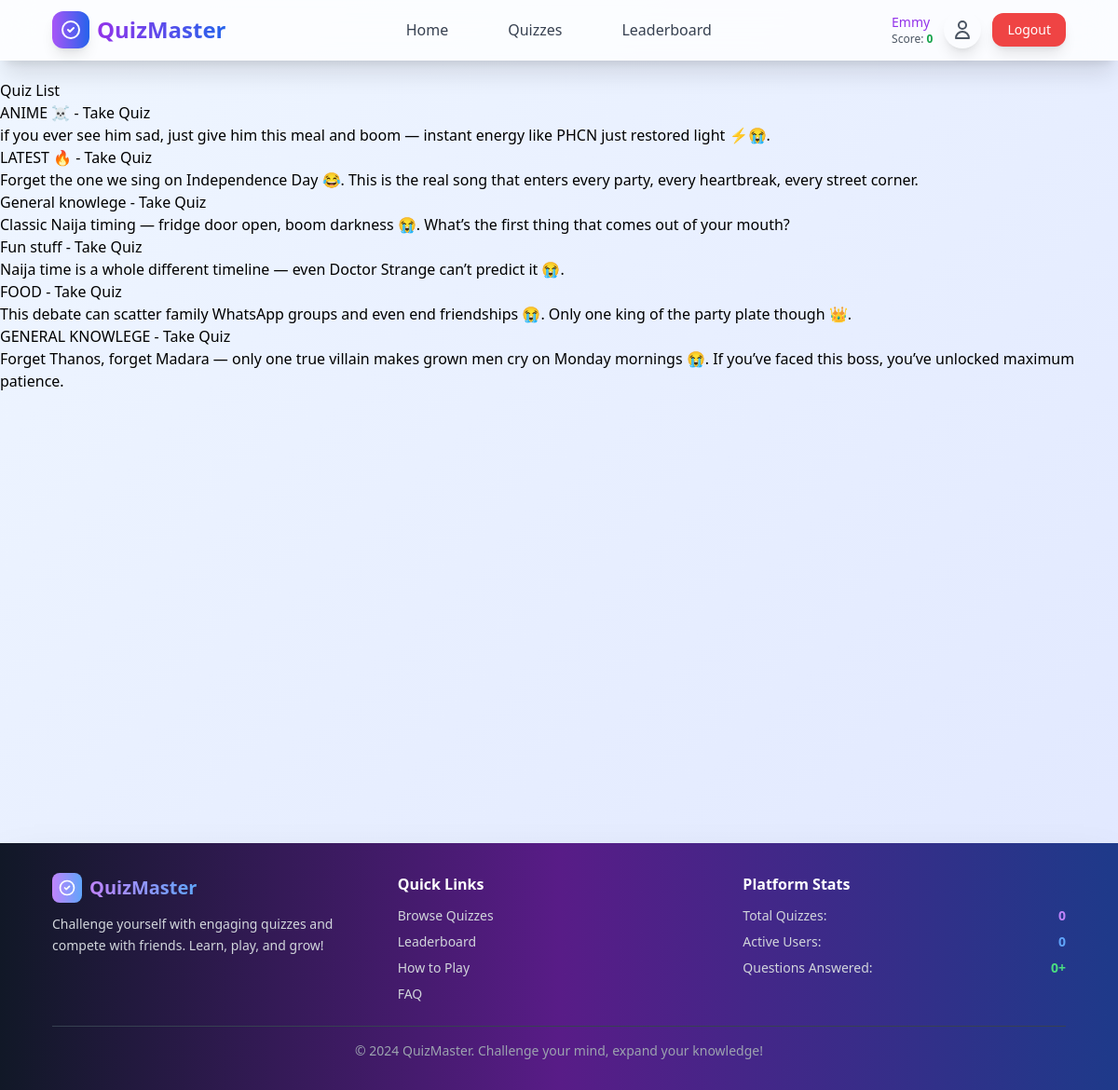
The app's page /quiz/ (signed in) with its own data.
### quizApp/models.py (models this page shows, shortened)
class Quiz(models.Model):
    title = models.CharField(max_length=200)
    description = models.TextField(blank=True)
    created_at = models.DateTimeField(auto_now_add=True)

### quizApp/views.py (the view)
# urls.py: path('', views.quiz_list, name="quiz_list"),
@login_required
def quiz_list(request):
    quizzes = Quiz.objects.all()
    return render(request, 'quiz_list.html', {'quizzes': quizzes})

### quizApp/templates/quiz_list.html (shortened to what this page needs)
{% extends "base.html" %}
{% block content %}
    <h1>Quiz List</h1>
    <ul>
        {% for quiz in quizzes %}
            <li>
            {{ quiz.title}} - <a href="{% url 'quizApp:take_quiz' quiz.id %}">Take Quiz</a>
                <p> {{quiz.description}} </p>
            </li>
        {% endfor %}
    </ul>
{% endblock %}

### templates/base.html (shortened to what this page needs)
{% load static %}
<!DOCTYPE html>
<html lang="en">
<head>
    <script src="https://cdn.tailwindcss.com"></script>
    <link rel="stylesheet" href="{% static 'css/auth.css' %}">
</head>
<body class="min-h-screen bg-gradient-to-br from-blue-50 to-indigo-100 flex flex-col">
    <nav class="bg-white/80 backdrop-blur-lg shadow-xl border-b border-white/20 sticky top-0 z-50">
        <div class="max-w-6xl mx-auto px-4 sm:px-6 lg:px-8">
            <div class="flex justify-between items-center h-16">
                <div class="flex items-center space-x-2">
                    <div class="w-10 h-10 bg-gradient-to-r from-purple-500 to-blue-600 rounded-xl flex items-center justify-center transform hover:rotate-12 transition-all duration-300 shadow-lg">
                        <svg class="w-6 h-6 text-white" fill="none" stroke="currentColor" viewBox="0 0 24 24">
                            <path stroke-linecap="round" stroke-linejoin="round" stroke-width="2" d="M9 12l2 2 4-4m6 2a9 9 0 11-18 0 9 9 0 0118 0z"></path>
                        </svg>
                    </div>
                    <a href="" class="text-2xl font-bold bg-gradient-to-r from-purple-600 to-blue-600 bg-clip-text text-transparent hover:scale-105 transform transition-all duration-300">
                    </a>
                </div>
                <div class="hidden md:flex items-center space-x-8">
                    <a href="" class="text-gray-700 hover:text-purple-600 px-4 py-2 font-medium transition-all duration-300 hover:bg-purple-50 rounded-xl relative group">
                        <span class="relative z-10">Home</span>
                    </a>
                    <a href="" class="text-gray-700 hover:text-purple-600 px-4 py-2 font-medium transition-all duration-300 hover:bg-purple-50 rounded-xl relative group">
                        <span class="relative z-10">Quizzes</span>
                    </a>
                    <a href="" class="text-gray-700 hover:text-purple-600 px-4 py-2 font-medium transition-all duration-300 hover:bg-purple-50 rounded-xl relative group">
                        <span class="relative z-10">Leaderboard</span>
                    </a>
                </div>
                <div class="flex items-center space-x-4">
                    {% if user.is_authenticated %}
                        <div class="flex items-center space-x-3">
                            <div class="text-sm text-gray-600">
                                <span class="font-medium text-purple-600">{{ user.username }}</span>
                                <div class="text-xs">Score: <span class="font-bold text-green-600">{{ user.score|default:0 }}</span></div>
                            </div>
                            <a href="" class="p-2 text-gray-600 hover:text-purple-600 hover:bg-purple-50 rounded-full transition-all duration-300 transform hover:scale-110 shadow-lg hover:shadow-xl">
                                <svg class="w-6 h-6" fill="none" stroke="currentColor" viewBox="0 0 24 24">
                                    <path stroke-linecap="round" stroke-linejoin="round" stroke-width="2" d="M16 7a4 4 0 11-8 0 4 4 0 018 0zM12 14a7 7 0 00-7 7h14a7 7 0 00-7-7z"></path>
                                </svg>
                            </a>
                            <a href="{% url 'authApp:Logout' %}" class="bg-red-500 text-white px-4 py-2 rounded-xl hover:bg-red-600 transform hover:scale-105 transition-all duration-300 shadow-lg hover:shadow-xl text-sm">Logout</a>
                        </div>
                    {% endif %}
                </div>
            </div>
        </div>
    </nav>
    <main class="flex-grow main_container">
        {% block content %}{% endblock %}
    </main>
    <footer class="bg-gradient-to-r from-gray-900 via-purple-900 to-blue-900 text-white shadow-2xl">
        <div class="max-w-6xl mx-auto px-4 sm:px-6 lg:px-8 py-8">
            <div class="grid grid-cols-1 md:grid-cols-3 gap-6">
                <div class="space-y-3">
                    <div class="flex items-center space-x-2">
                        <div class="w-8 h-8 bg-gradient-to-r from-purple-400 to-blue-400 rounded-lg flex items-center justify-center">
                            <svg class="w-5 h-5 text-white" fill="none" stroke="currentColor" viewBox="0 0 24 24">
                                <path stroke-linecap="round" stroke-linejoin="round" stroke-width="2" d="M9 12l2 2 4-4m6 2a9 9 0 11-18 0 9 9 0 0118 0z"></path>
                            </svg>
                        </div>
                        <h3 class="text-xl font-bold bg-gradient-to-r from-purple-400 to-blue-400 bg-clip-text text-transparent">QuizMaster</h3>
                    </div>
                    <p class="text-gray-300 text-sm leading-relaxed">Challenge yourself with engaging quizzes and compete with friends. Learn, play, and grow!</p>
                </div>
                <div class="space-y-3">
                    <h4 class="font-semibold text-white">Quick Links</h4>
                    <ul class="space-y-2 text-sm">
                        <li><a href="" class="text-gray-300 hover:text-purple-400 transition-colors duration-300 hover:pl-2 transform">Browse Quizzes</a></li>
                        <li><a href="" class="text-gray-300 hover:text-purple-400 transition-colors duration-300 hover:pl-2 transform">Leaderboard</a></li>
                        <li><a href="#" class="text-gray-300 hover:text-purple-400 transition-colors duration-300 hover:pl-2 transform">How to Play</a></li>
                        <li><a href="#" class="text-gray-300 hover:text-purple-400 transition-colors duration-300 hover:pl-2 transform">FAQ</a></li>
                    </ul>
                </div>
                <div class="space-y-3">
                    <h4 class="font-semibold text-white">Platform Stats</h4>
                    <div class="space-y-2 text-sm">
                        <div class="flex justify-between items-center">
                            <span class="text-gray-300">Total Quizzes:</span>
                            <span class="font-bold text-purple-400 animate-pulse-slow">{{ total_quizzes|default:0 }}</span>
                        </div>
                        <div class="flex justify-between items-center">
                            <span class="text-gray-300">Active Users:</span>
                            <span class="font-bold text-blue-400 animate-bounce-soft">{{ active_users|default:0 }}</span>
                        </div>
                        <div class="flex justify-between items-center">
                            <span class="text-gray-300">Questions Answered:</span>
                            <span class="font-bold text-green-400">{{ total_answers|default:0 }}+</span>
                        </div>
                    </div>
                </div>
            </div>
            <div class="border-t border-gray-700 mt-6 pt-4 text-center">
                <p class="text-gray-400 text-sm">© 2024 QuizMaster. Challenge your mind, expand your knowledge!</p>
            </div>
        </div>
    </footer>
</body>
</html>

### static/css/auth.css (style rules this page uses)
.main_container { margin: 20px auto; height: 100vh; }

### records on screen
Quiz: title "ANIME ☠️", description "if you ever see him sad, just give him this meal and boom — instant energy like PHCN just restored light ⚡😭."
Quiz: title "LATEST 🔥", description "Forget the one we sing on Independence Day 😂. This is the real song that enters every party, every heartbreak, every street corner."
Quiz: title "General knowlege", description "Classic Naija timing — fridge door open, boom darkness 😭. What’s the first thing that comes out of your mouth?"
Quiz: title "Fun stuff", description "Naija time is a whole different timeline — even Doctor Strange can’t predict it 😭."
Quiz: title "FOOD", description "This debate can scatter family WhatsApp groups and even end friendships 😭. Only one king of the party plate though 👑."
Quiz: title "GENERAL KNOWLEGE", description "Forget Thanos, forget Madara — only one true villain makes grown men cry on Monday mornings 😭. If you’ve faced this boss, you’ve unlocked maximum patience."

### other values on screen
{{ user.username }} "Emmy"
{{ user.score|default:0 }} "0"
{{ total_quizzes|default:0 }} "0"
{{ active_users|default:0 }} "0"
{{ total_answers|default:0 }} "0"
